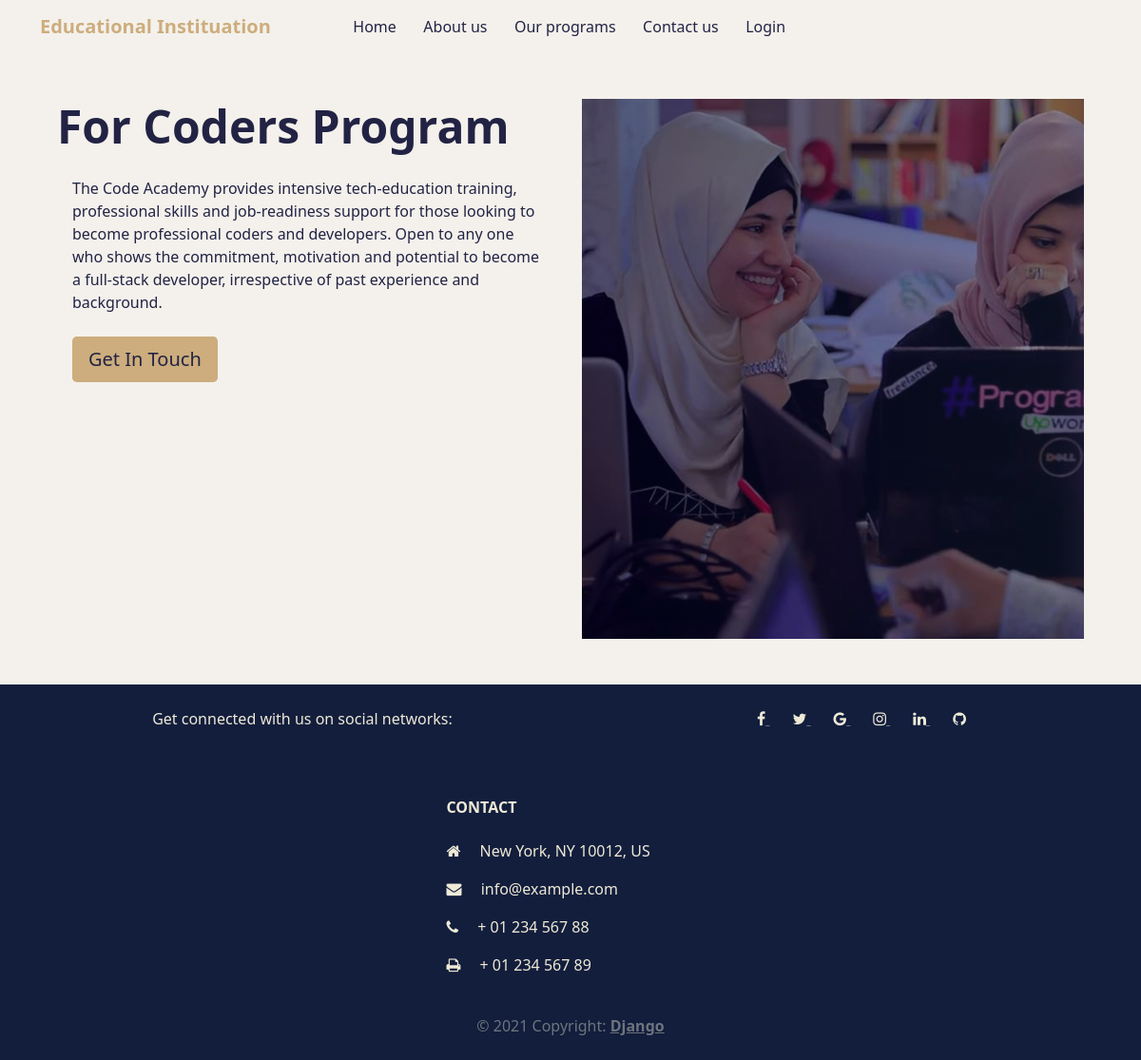
Screenshot of /programms/1/ with the database file from the repository.
### landingPage/models.py (models this page shows, shortened)
class Programms(models.Model):
    title = models.CharField(max_length=100)
    description = models.CharField(max_length=500)
    image = models.ImageField(upload_to="media", blank=True)

### landingPage/views.py (the view)
# urls.py: path('programms/<int:pk>/', ProgrammsDetailView.as_view(), name='programms-detail'),
class ProgrammsDetailView(DetailView):
    model = Programms
    def get_context_data(self, **kwargs):
        context = super().get_context_data(**kwargs)
        context['now'] = timezone.now()
        return context

### landingPage/templates/landingPage/programms_detail.html (shortened to what this page needs)
{% extends 'basic.html' %}
{% load static %}
{% block body %}
<section class="p-5 section-bg" id="about-us">
    <div class="container">
        <div class="row about-us-content">
            <div class="col-lg-6 ">
                <div class="vission">
                    <h2 class="dark-blue display-5 fw-bold ">{{ object.title }} Program</h2>
                    <p class="dark-blue p-3 text-justify">{{ object.description }}
                        <br>
                        <br>
                        <a class="btn brown-bg btn-lg dark-blue" href="/#contact-us" role="button">Get In Touch</a>
                    </p>
                </div>
            </div>
            <div class="col-lg-6  ">
                <div class="mission">
                    <div class="about-us-image">
                        <img class="img-fluid" src="{{object.image.url}}" alt="" srcset="" width="100%">
                    </div>
                </div>
            </div>
        </div>
    </div>
</section>
{% endblock %}

### landingPage/static/landingPage/style.css (style rules this page uses)
.dark-blue { color: #222344!important; }
.brown-bg { background-color: #CDAD7D !important; }
.about-us-image img { width: 100%; }
.about-us-image { position: relative; }
.about-us-image::after { content: ""; position: absolute; background: rgb(2,0,36); background: linear-gradient(90deg, rgba(2, 0, 36, 0.607) 0%, rgba(19,30,61,0.5) 95%, rgba(34, 35, 68, 0.618) 100%); top: 0; left: 0; height: 100%; width: 100%; }
.section-bg { background-color: #F4F1EC!important; }

### rows the page displays
Programms: title "For Coders", description "The Code Academy provides intensive tech-education training, professional skills and job-readiness support for those looking to become professional coders and developers. Open to any one who shows the commitment, motivation and potential to become a full-stack developer, irrespective of past experience and background.", image (picture)
